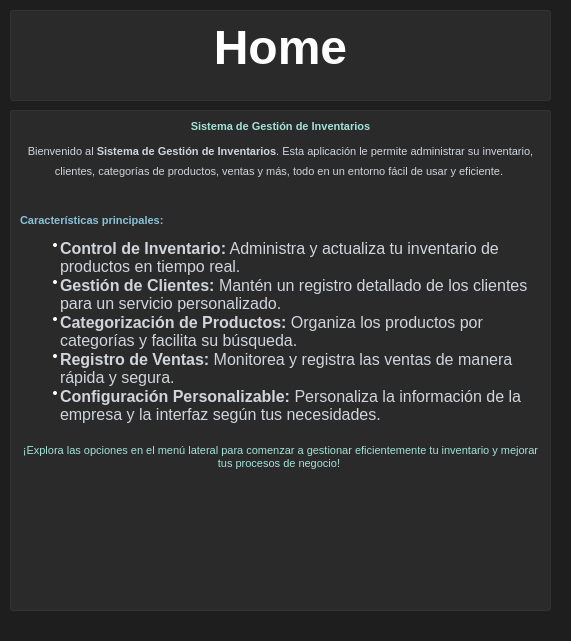
   <widget class="QStackedWidget" name="content">
    <property name="enabled">
     <bool>true</bool>
    </property>
    <property name="geometry">
     <rect>
      <x>230</x>
      <y>0</y>
      <width>571</width>
      <height>641</height>
     </rect>
    </property>
    <property name="sizePolicy">
     <sizepolicy hsizetype="Expanding" vsizetype="Expanding">
      <horstretch>0</horstretch>
      <verstretch>4</verstretch>
     </sizepolicy>
    </property>
    <property name="maximumSize">
     <size>
      <width>16777215</width>
      <height>16777215</height>
     </size>
    </property>
    <property name="tabletTracking">
     <bool>false</bool>
    </property>
    <property name="acceptDrops">
     <bool>false</bool>
    </property>
    <property name="styleSheet">
     <string notr="true">/* Estilo para el QMainWindow */
QMainWindow {
    background-color: #121212; /* Fondo principal */
    color: #FFFFFF; /* Texto principal */
}

/* Estilo para todos los QWidget */
QWidget {
    background-color: #1E1E1E; /* Fondo secundario */
    color: #FFFFFF; /* Texto principal */
}

/* Estilo para botones (QPushButton) */
QPushButton {
    background-color: #4CAF50; /* Color de fondo de botones */
    color: #FFFFFF; /* Texto en botones */
    border: none; /* Sin bordes */
    padding: 10px; /* Espaciado interno */
    border-radius: 5px; /* Bordes redondeados */
    min-width: 100px; /* Ancho mínimo */
}

/* Estilo para botones al pasar el ratón */
QPushButton:hover {
    background-color: #388E3C; /* Color de fondo al pasar el ratón */
}

/* Estilo para botones deshabilitados */
QPushButton:disabled {
    background-color: #555555; /* Color para botones deshabilitados */
    color: #B0B0B0; /* Texto deshabilitado */
}

/* Estilo para campos de texto (QLineEdit, QTextEdit) */
QLineEdit, QTextEdit {
    background-color: #2A2A2A; /* Fondo de campos de texto */
    color: #FFFFFF; /* Texto en campos de texto */
    border: 1px solid #333333; /* Borde del campo de texto */
    padding: 5px; /* Espaciado interno */
    border-radius: 3px; /* Bordes redondeados */
}

/* Estilo para QLabel */
QLabel {
    color: #B0B0B0; /* Texto secundario */
}

/* Estilo para las listas (QListWidget, QListView) */
QListWidget, QListView {
    background-color: #1E1E1E; /* Fondo de la lista */
    color: #FFFFFF; /* Texto en la lista */
    border: 1px solid #333333; /* Borde de la lista */
}

/* Estilo para elementos seleccionados en listas */
QListWidget::item:selected, QListView::item:selected {
    background-color: #4CAF50; /* Color de fondo del elemento seleccionado */
    color: #FFFFFF; /* Color del texto seleccionado */
}

/* Estilo para las barras de progreso (QProgressBar) */
QProgressBar {
    background-color: #2A2A2A; /* Fondo de la barra de progreso */
    border: 1px solid #333333; /* Borde de la barra de progreso */
    border-radius: 5px; /* Bordes redondeados */
}

QProgressBar::chunk {
    background-color: #4CAF50; /* Color de la parte llena de la barra de progreso */
}

/* Estilo para las ComboBox */
QComboBox {
    background-color: #2A2A2A; /* Fondo de ComboBox */
    color: #FFFFFF; /* Texto en ComboBox */
    border: 1px solid #333333; /* Borde de ComboBox */
    padding: 5px; /* Espaciado interno */
    border-radius: 3px; /* Bordes redondeados */
}

/* Estilo para el menú desplegable en ComboBox */
QComboBox QAbstractItemView {
    background-color: #1E1E1E; /* Fondo del menú desplegable */
    color: #FFFFFF; /* Texto en el menú desplegable */
}

/* Estilo para elementos seleccionados en ComboBox */
QComboBox QAbstractItemView::item:selected {
    background-color: #4CAF50; /* Color de fondo del elemento seleccionado */
    color: #FFFFFF; /* Color del texto seleccionado */
}

/* Estilo para las barras de estado (QStatusBar) */
QStatusBar {
    background-color: #1E1E1E; /* Fondo de la barra de estado */
    color: #B0B0B0; /* Texto en la barra de estado */
}

/* Estilo para cuadros de mensaje (QMessageBox) */
QMessageBox {
    background-color: #1E1E1E; /* Fondo de cuadros de mensaje */
    color: #FFFFFF; /* Texto en cuadros de mensaje */
}

/* Estilo para los iconos (QIcon) */
QPushButton::icon {
    padding-right: 5px; /* Espaciado entre el icono y el texto */
}

/* Estilo para tablas (QTableWidget, QTableView) */
QTableWidget, QTableView {
    background-color: #1E1E1E; /* Fondo de la tabla */
    color: #FFFFFF; /* Texto en la tabla */
    border: 1px solid #333333; /* Borde de la tabla */
}

QTableWidget::item:selected, QTableView::item:selected {
    background-color: #4CAF50; /* Color de fondo del elemento seleccionado en tabla */
    color: #FFFFFF; /* Color del texto seleccionado en tabla */
}

/* Estilo para los elementos de la tabla al pasar el ratón */
QTableWidget::item:hover, QTableView::item:hover {
    background-color: #333333; /* Color de fondo al pasar el ratón sobre un elemento de la tabla */
}

/* Estilo para los mensajes de error */
QErrorMessage {
    background-color: #F44336; /* Fondo de mensajes de error */
    color: #FFFFFF; /* Texto en mensajes de error */
}

/* Estilo para CheckBox */
QCheckBox {
    color: #FFFFFF; /* Texto en CheckBox */
}

QCheckBox::indicator:unchecked {
    background-color: #2A2A2A; /* Fondo del CheckBox no marcado */
    border: 1px solid #333333; /* Borde del CheckBox no marcado */
}

QCheckBox::indicator:checked {
    background-color: #4CAF50; /* Fondo del CheckBox marcado */
}

/* Estilo para RadioButton */
QRadioButton {
    color: #FFFFFF; /* Texto en RadioButton */
}

QRadioButton::indicator:unchecked {
    background-color: #2A2A2A; /* Fondo del RadioButton no marcado */
    border: 1px solid #333333; /* Borde del RadioButton no marcado */
}

QRadioButton::indicator:checked {
    background-color: #4CAF50; /* Fondo del RadioButton marcado */
}
</string>
    </property>
    <property name="frameShape">
     <enum>QFrame::NoFrame</enum>
    </property>
    <property name="frameShadow">
     <enum>QFrame::Plain</enum>
    </property>
    <property name="midLineWidth">
     <number>2</number>
    </property>
    <property name="currentIndex">
     <number>0</number>
    </property>
    <widget class="QWidget" name="home">
     <widget class="QTextBrowser" name="homeText">
      <property name="geometry">
       <rect>
        <x>10</x>
        <y>110</y>
        <width>541</width>
        <height>501</height>
       </rect>
      </property>
      <property name="html">
       <string>&lt;!DOCTYPE HTML PUBLIC &quot;-//W3C//DTD HTML 4.0//EN&quot; &quot;http://www.w3.org/TR/REC-html40/strict.dtd&quot;&gt;
&lt;html&gt;&lt;head&gt;&lt;meta name=&quot;qrichtext&quot; content=&quot;1&quot; /&gt;&lt;style type=&quot;text/css&quot;&gt;
p, li { white-space: pre-wrap; }
&lt;/style&gt;&lt;/head&gt;&lt;body style=&quot; font-family:'MS Shell Dlg 2'; font-size:8.25pt; font-weight:400; font-style:normal;&quot;&gt;
&lt;p align=&quot;center&quot; style=&quot; margin-top:20px; margin-bottom:12px; margin-left:0px; margin-right:0px; -qt-block-indent:0; text-indent:0px;&quot;&gt;&lt;span style=&quot; font-size:8pt; font-weight:600; color:#a1e3d8;&quot;&gt;Sistema de Gestión de Inventarios&lt;/span&gt;&lt;/p&gt;
&lt;p align=&quot;center&quot; style=&quot; margin-top:12px; margin-bottom:12px; margin-left:0px; margin-right:0px; -qt-block-indent:0; text-indent:0px; line-height:150%;&quot;&gt;&lt;span style=&quot; font-size:8pt; color:#d1d5db;&quot;&gt;Bienvenido al &lt;/span&gt;&lt;span style=&quot; font-size:8pt; font-weight:600; color:#d1d5db;&quot;&gt;Sistema de Gestión de Inventarios&lt;/span&gt;&lt;span style=&quot; font-size:8pt; color:#d1d5db;&quot;&gt;. Esta aplicación le permite administrar su inventario, clientes, categorías de productos, ventas y más, todo en un entorno fácil de usar y eficiente. &lt;/span&gt;&lt;/p&gt;
&lt;p style=&quot; margin-top:30px; margin-bottom:12px; margin-left:0px; margin-right:0px; -qt-block-indent:0; text-indent:0px;&quot;&gt;&lt;span style=&quot; font-size:8pt; font-weight:600; color:#89c2d9;&quot;&gt;Características principales:&lt;/span&gt;&lt;/p&gt;
&lt;ul style=&quot;margin-top: 0px; margin-bottom: 0px; margin-left: 0px; margin-right: 0px; -qt-list-indent: 1;&quot;&gt;&lt;li style=&quot; font-size:8pt; color:#d1d5db;&quot; style=&quot; margin-top:12px; margin-bottom:0px; margin-left:0px; margin-right:0px; -qt-block-indent:0; text-indent:0px;&quot;&gt;&lt;span style=&quot; font-size:16px; font-weight:600;&quot;&gt;Control de Inventario:&lt;/span&gt;&lt;span style=&quot; font-size:16px;&quot;&gt; Administra y actualiza tu inventario de productos en tiempo real. &lt;/span&gt;&lt;/li&gt;
&lt;li style=&quot; font-size:8pt; color:#d1d5db;&quot; style=&quot; margin-top:0px; margin-bottom:0px; margin-left:0px; margin-right:0px; -qt-block-indent:0; text-indent:0px;&quot;&gt;&lt;span style=&quot; font-size:16px; font-weight:600;&quot;&gt;Gestión de Clientes:&lt;/span&gt;&lt;span style=&quot; font-size:16px;&quot;&gt; Mantén un registro detallado de los clientes para un servicio personalizado. &lt;/span&gt;&lt;/li&gt;
&lt;li style=&quot; font-size:8pt; color:#d1d5db;&quot; style=&quot; margin-top:0px; margin-bottom:0px; margin-left:0px; margin-right:0px; -qt-block-indent:0; text-indent:0px;&quot;&gt;&lt;span style=&quot; font-size:16px; font-weight:600;&quot;&gt;Categorización de Productos:&lt;/span&gt;&lt;span style=&quot; font-size:16px;&quot;&gt; Organiza los productos por categorías y facilita su búsqueda. &lt;/span&gt;&lt;/li&gt;
&lt;li style=&quot; font-size:8pt; color:#d1d5db;&quot; style=&quot; margin-top:0px; margin-bottom:0px; margin-left:0px; margin-right:0px; -qt-block-indent:0; text-indent:0px;&quot;&gt;&lt;span style=&quot; font-size:16px; font-weight:600;&quot;&gt;Registro de Ventas:&lt;/span&gt;&lt;span style=&quot; font-size:16px;&quot;&gt; Monitorea y registra las ventas de manera rápida y segura. &lt;/span&gt;&lt;/li&gt;
&lt;li style=&quot; font-size:8pt; color:#d1d5db;&quot; style=&quot; margin-top:0px; margin-bottom:12px; margin-left:0px; margin-right:0px; -qt-block-indent:0; text-indent:0px;&quot;&gt;&lt;span style=&quot; font-size:16px; font-weight:600;&quot;&gt;Configuración Personalizable:&lt;/span&gt;&lt;span style=&quot; font-size:16px;&quot;&gt; Personaliza la información de la empresa y la interfaz según tus necesidades. &lt;/span&gt;&lt;/li&gt;&lt;/ul&gt;
&lt;p align=&quot;center&quot; style=&quot; margin-top:20px; margin-bottom:12px; margin-left:0px; margin-right:0px; -qt-block-indent:0; text-indent:0px;&quot;&gt;&lt;span style=&quot; font-size:8pt; color:#a1e3d8;&quot;&gt;¡Explora las opciones en el menú lateral para comenzar a gestionar eficientemente tu inventario y mejorar tus procesos de negocio! &lt;/span&gt;&lt;/p&gt;&lt;/body&gt;&lt;/html&gt;</string>
      </property>
     </widget>
     <widget class="QTextBrowser" name="homeTitle">
      <property name="geometry">
       <rect>
        <x>10</x>
        <y>10</y>
        <width>541</width>
        <height>91</height>
       </rect>
      </property>
      <property name="html">
       <string>&lt;!DOCTYPE HTML PUBLIC &quot;-//W3C//DTD HTML 4.0//EN&quot; &quot;http://www.w3.org/TR/REC-html40/strict.dtd&quot;&gt;
&lt;html&gt;&lt;head&gt;&lt;meta name=&quot;qrichtext&quot; content=&quot;1&quot; /&gt;&lt;style type=&quot;text/css&quot;&gt;
p, li { white-space: pre-wrap; }
&lt;/style&gt;&lt;/head&gt;&lt;body style=&quot; font-family:'MS Shell Dlg 2'; font-size:8.25pt; font-weight:400; font-style:normal;&quot;&gt;
&lt;p align=&quot;center&quot; style=&quot; margin-top:0px; margin-bottom:0px; margin-left:0px; margin-right:0px; -qt-block-indent:0; text-indent:0px;&quot;&gt;&lt;span style=&quot; font-size:36pt; font-weight:600; color:#ffffff;&quot;&gt;Home&lt;/span&gt;&lt;/p&gt;&lt;/body&gt;&lt;/html&gt;</string>
      </property>
     </widget>
    </widget>
   </widget>
